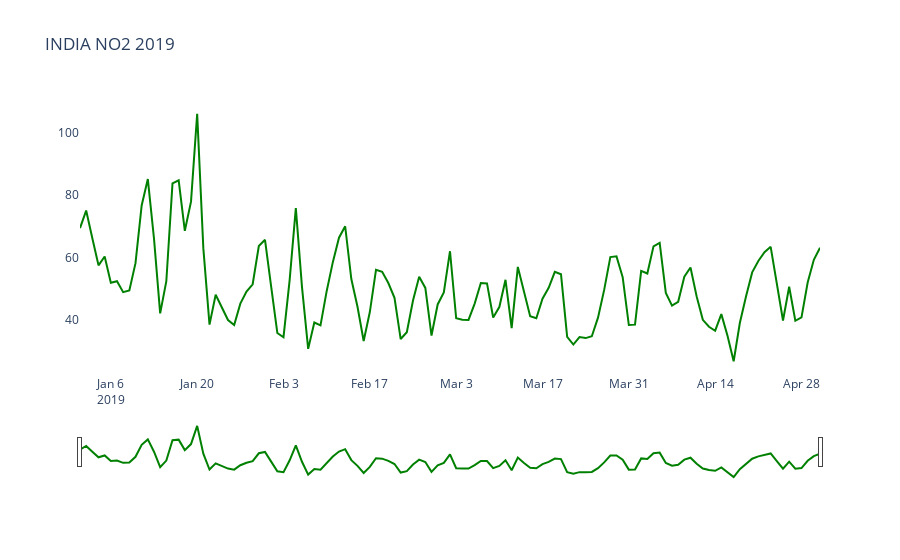
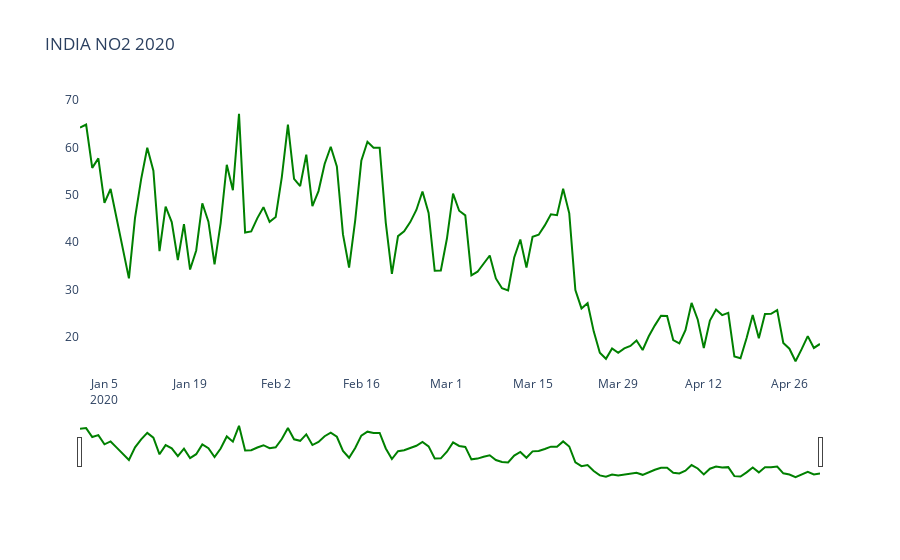

Notebook code cell kept with these figures, in order:
### Code cell
pollution_comparison('Delhi')
